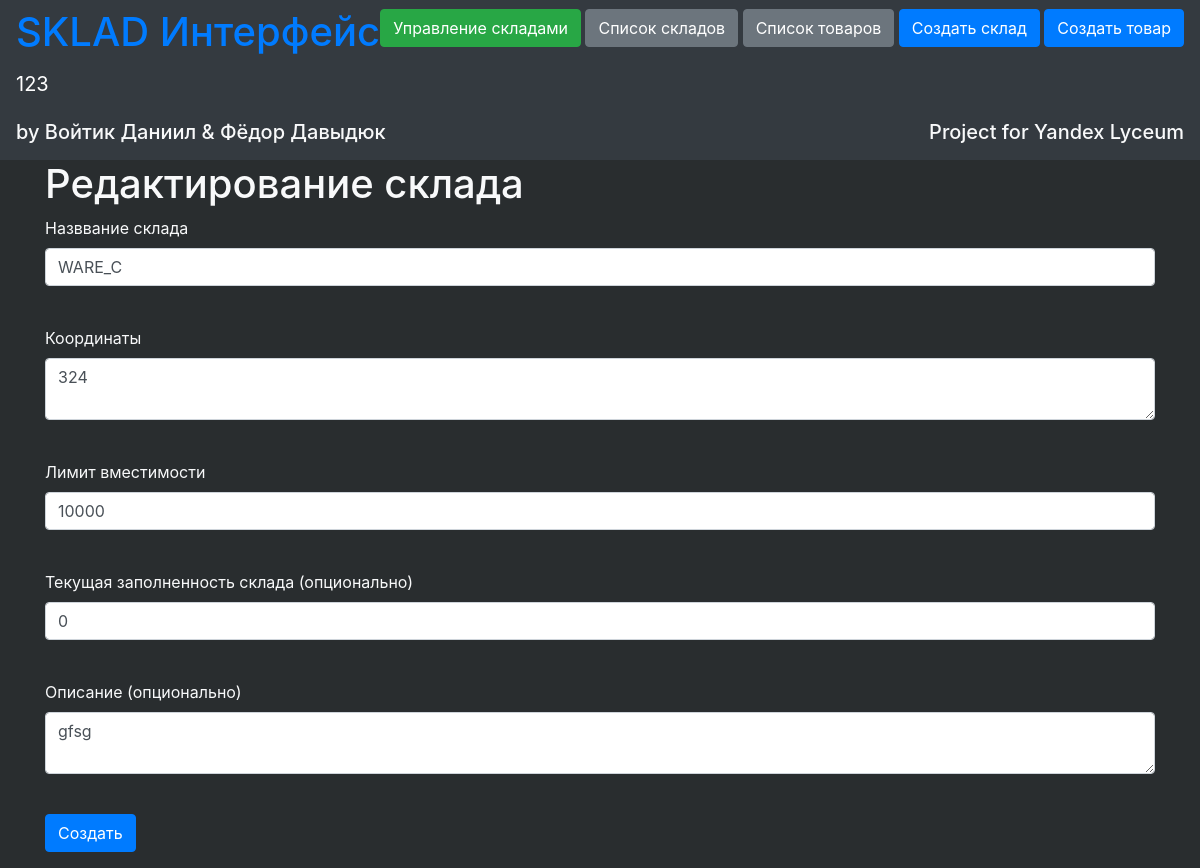
Page /wares_list/1 (signed in) on the committed database.
### data/users.py (models this page shows, shortened)
class User(SqlAlchemyBase, UserMixin, SerializerMixin):
    __tablename__ = 'users'
    id = sqlalchemy.Column(sqlalchemy.Integer,
                           primary_key=True, autoincrement=True)
    surname = sqlalchemy.Column(sqlalchemy.String)
    name = sqlalchemy.Column(sqlalchemy.String)
    age = sqlalchemy.Column(sqlalchemy.Integer)
    position = sqlalchemy.Column(sqlalchemy.String)
    speciality = sqlalchemy.Column(sqlalchemy.String)
    address = sqlalchemy.Column(sqlalchemy.String)
    email = sqlalchemy.Column(sqlalchemy.String, unique=True)
    hashed_password = sqlalchemy.Column(sqlalchemy.String)
    created_date = sqlalchemy.Column(sqlalchemy.DateTime, default=datetime.datetime.now)
    jobs = orm.relationship("Jobs", back_populates='user')

### data/ware_model.py (models this page shows, shortened)
class WareModel(SqlAlchemyBase, UserMixin, SerializerMixin):
    __tablename__ = 'warehouses'
    id = sqlalchemy.Column(sqlalchemy.Integer,
                           primary_key=True, autoincrement=True)
    name = sqlalchemy.Column(sqlalchemy.String, nullable=False, unique=True)
    coords = sqlalchemy.Column(sqlalchemy.String, nullable=False, unique=True)
    limit = sqlalchemy.Column(sqlalchemy.Integer, nullable=False)
    fullness = sqlalchemy.Column(sqlalchemy.Integer, nullable=True)
    desc = sqlalchemy.Column(sqlalchemy.String, nullable=True)

### server.py (the view, shortened to what this page needs)
@app.route('/wares_list/<int:id>', methods=['GET', 'POST'])
@login_required
def edit_ware(id):
    form = WarehouseForm()
    if request.method == "GET":
        db_sess = db_session.create_session()
        items = db_sess.query(WareModel).filter(WareModel.id == id).first()
        if items:
            form.wh_name.data = items.name
            form.coords.data = items.coords
            form.limit.data = items.limit
            form.fullness.data = items.fullness
            form.description.data = items.desc
        else:
            abort(404)
    return render_template('warehouses.html',
                           title='Редактирование склада',
                           form=form)

### forms/ware.py
class WarehouseForm(FlaskForm):
    wh_name = StringField('Назввание склада', validators=[DataRequired()])
    coords = TextAreaField("Координаты")
    limit = IntegerField("Лимит вместимости")
    fullness = IntegerField("Текущая заполненность склада (опционально)")
    description = TextAreaField("Описание (опционально)")
    submit = SubmitField('Создать')

### data/db_session.py (called while the page is built)
def create_session() -> Session:
    global __factory
    return __factory()

### server.py (called while the page is built)
@login_manager.user_loader
def load_user(user_id):
    db_sess = db_session.create_session()
    return db_sess.query(User).get(user_id)

### templates/warehouses.html (shortened to what this page needs)
{% extends "base.html" %}
{% block content %}
<div class="text-light">
    <h1>{{ title }}</h1>
    <form action="" method="post">
        <p>
            {{ form.wh_name.label }}<br>
            {{ form.wh_name(class="form-control") }}<br>
        </p>
        <p>
            {{ form.coords.label }}<br>
            {{ form.coords(class="form-control") }}<br>
        </p>
        <p>
            {{ form.limit.label }}<br>
            {{ form.limit(class="form-control") }}<br>
        </p>
        <p>
            {{ form.fullness.label }}<br>
            {{ form.fullness(class="form-control") }}<br>
        </p>
        <p>
            {{ form.description.label }}<br>
            {{ form.description(class="form-control") }}<br>
        </p>
        <p>{{ form.submit(type="submit", class="btn btn-primary") }}</p>
    </form>
</div>
{% endblock %}

### templates/base.html (shortened to what this page needs)
<!doctype html>
<html lang="en">
<head>
    <link rel="stylesheet"
          href="https://stackpath.bootstrapcdn.com/bootstrap/4.4.1/css/bootstrap.min.css"
>
</head>
<body style="background-color:#292D2F;">
    <header>
        <nav class="navbar navbar-dark bg-dark text-light" data-bs-theme="dark">
           <a class="" href="/"><h1>SKLAD Интерфейс</h1></a>
            {% if current_user.is_authenticated %}
                <p>
                    <a class="btn btn-success" href="/control">Управление складами</a>
                    <a class="btn btn-secondary" href="/wares_list">Список складов</a>
                    <a class="btn btn-secondary" href="/items_list">Список товаров</a>
                    <a class="btn btn-primary " href="/new_warehouse">Создать склад</a>
                    <a class="btn btn-primary" href="/new_item">Создать товар</a>
                </p>
                <a class="navbar-brand" href="/logout">{{ current_user.name }}</a>
            {% endif %}
        </nav>
        <div class="navbar navbar-dark bg-dark text-light">
            <h5>by Войтик Даниил & Фёдор Давыдюк</h5>
            <h5>Project for Yandex Lyceum</h5>
        </div>
    </header>
<main role="main" class="container">
    {% block content %}{% endblock %}
</main>
</body>
</html>

### rows in the picture
User: name "123"
WareModel: coords "324", limit "10000", fullness "0"

### other values in the picture
{{ title }} "Редактирование склада"
